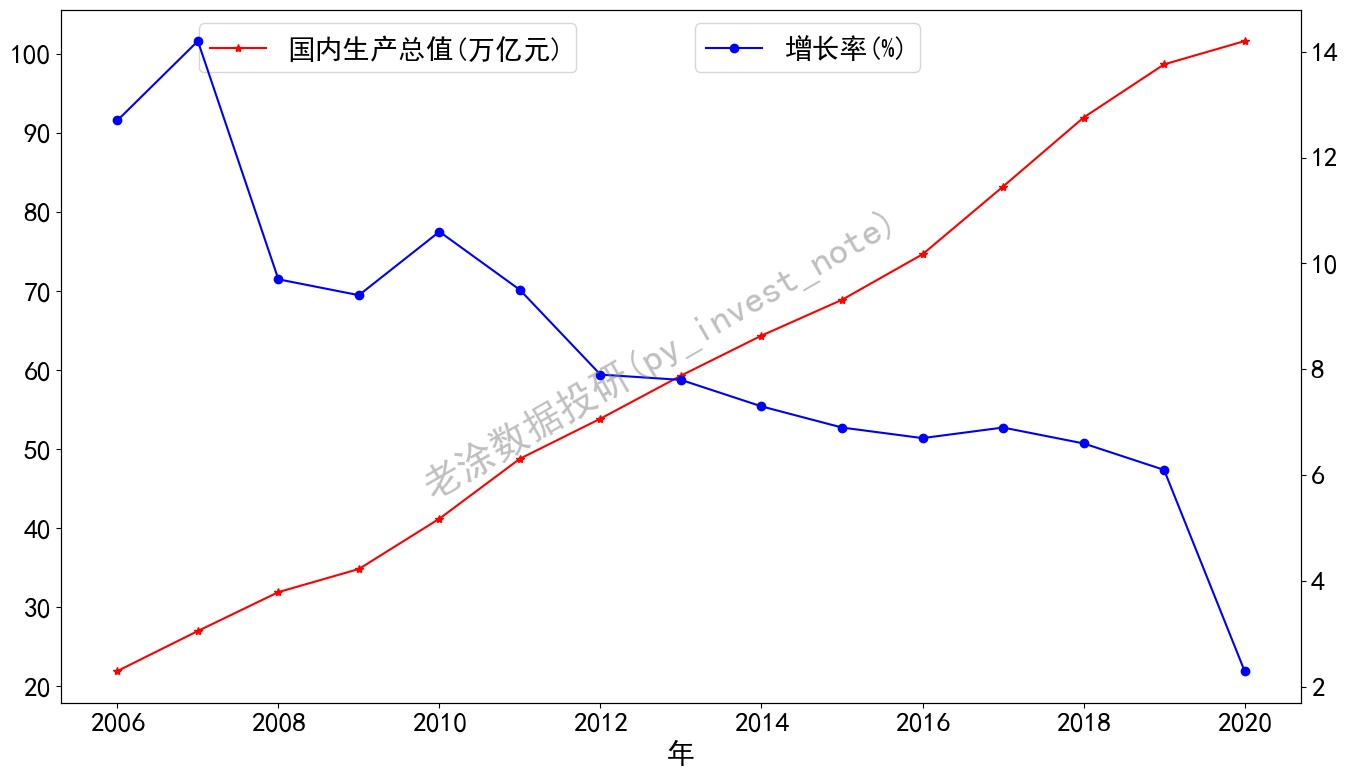

The Python source for this figure:
# @Site   :  https://github.com/pynote/investnote
# @Author :  老涂数据投研(py_invest_note)

import pandas as pd
import akshare as ak
import matplotlib.pyplot as plt

# 调整输出格式
pd.set_option('display.max_columns', None)
pd.set_option('display.width', None)
pd.set_option('display.max_colwidth', None)
# pd.set_option('display.max_rows', None)

plt.rcParams.update({'font.size': 20})

data_name = 'macro_china_gdp'
pkl_name = '{}.pkl'.format(data_name)
try:
    df = pd.read_pickle(pkl_name)
except FileNotFoundError:
    df = ak.macro_china_gdp()
    df.to_pickle(pkl_name)

df['国内生产总值-绝对值'] = pd.to_numeric(df['国内生产总值-绝对值'], errors='coerce') / 10000
df['国内生产总值-同比增长'] = pd.to_numeric(df['国内生产总值-同比增长'], errors='coerce')
df = df.loc[df['季度'].str[5:7] == '12']
df = df.iloc[::-1]
print(df)
df.insert(0, '年', df['季度'].apply(lambda x: x[:4]))
df.set_index('年', inplace=True)
print(df)

ax1 = df['国内生产总值-绝对值'].plot(figsize=(16, 9), style='r*-')
plt.legend(['国内生产总值(万亿元)'], loc='upper left', bbox_to_anchor=(0.1, 1.0))
ax2 = ax1.twinx()
ax2.spines['right'].set_position(('axes', 1.0))
df['国内生产总值-同比增长'].plot(ax=ax2, style='bo-')
plt.legend(['增长率(%)'], loc='upper left', bbox_to_anchor=(0.5, 1.0))
plt.gcf().text(0.5, 0.5, '老涂数据投研(py_invest_note)',
               fontsize=28, color='gray', alpha=0.5,
               ha='center', va='center', rotation='30')
plt.savefig('gdp.jpg', bbox_inches='tight')
